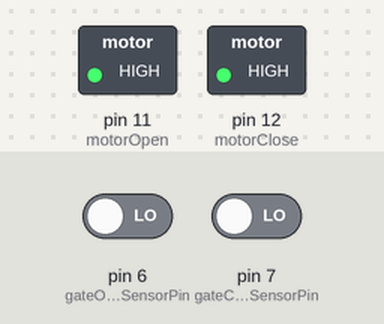
Simulated run of this sketch. Board: Arduino Uno, built with avr-gcc and run on an emulated ATmega328P. Shown: switched loads named in the sketch (green lamp = pin HIGH). Inputs (shaded band) come from the test bench; at power-on: pin 6 (gateOpenedSensorPin) LOW, pin 7 (gateClosedSensorPin) LOW.

Above: at 6.2 s.
6.3 s: pin 6 (gateOpenedSensorPin) driven HIGH
At 7.3 s:
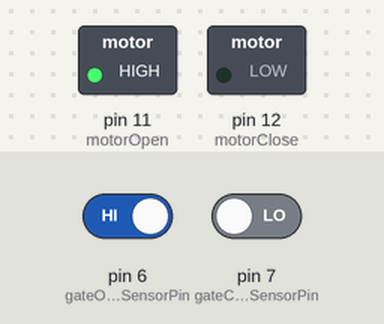
7.8 s: pin 6 (gateOpenedSensorPin) driven LOW
At 8.6 s:
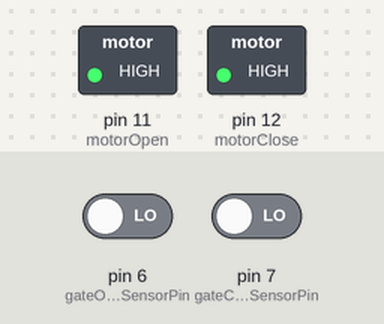
9.3 s: pin 7 (gateClosedSensorPin) driven HIGH
At 9.9 s:
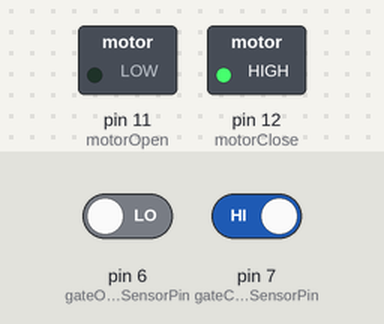
10.8 s: pin 7 (gateClosedSensorPin) driven LOW
At 12.0 s:
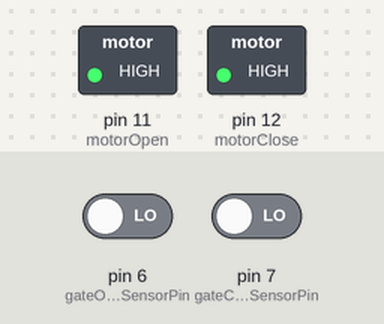
Timing chart, 0 to 13.3 s (numbered marks = the images above; inputs shaded):
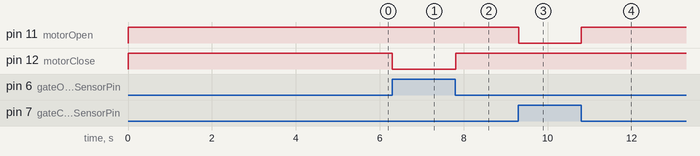

The sketch:

gate_sensor_test.ino
```cpp
int gateOpenedSensorPin = 6; // schematic pin 12
int gateClosedSensorPin = 7; // schematic pin 13

int motorOpen = 11; // schematic pin 17
int motorClose = 12; // schematic pin 18

void setup() {
  // put your setup code here, to run once:
  pinMode(motorOpen, OUTPUT);
  pinMode(motorClose, OUTPUT);
  pinMode(gateOpenedSensorPin, INPUT);
  pinMode(gateClosedSensorPin, INPUT);

  digitalWrite(motorOpen, HIGH);
  digitalWrite(motorClose, HIGH);
  delay(5000);
}

void loop() {
  // put your main code here, to run repeatedly:
  int openGateButton = digitalRead(gateOpenedSensorPin);
  int closeGateButton = digitalRead(gateClosedSensorPin);

  if (openGateButton && !closeGateButton){
    digitalWrite(motorOpen, HIGH);
    digitalWrite(motorClose, LOW);
  } else if (closeGateButton && !openGateButton){
    digitalWrite(motorOpen, LOW);
    digitalWrite(motorClose, HIGH);
  } else {
      digitalWrite(motorOpen, HIGH);
      digitalWrite(motorClose, HIGH);
  }

    delay(10);
}
```

Measured:
- after the input at 6.3 s, pin 12 (motorClose): HIGH → LOW at once
- after the input at 7.8 s, pin 12 (motorClose): LOW → HIGH at once
- after the input at 9.3 s, pin 11 (motorOpen): HIGH → LOW at once
- after the input at 10.8 s, pin 11 (motorOpen): LOW → HIGH at once
